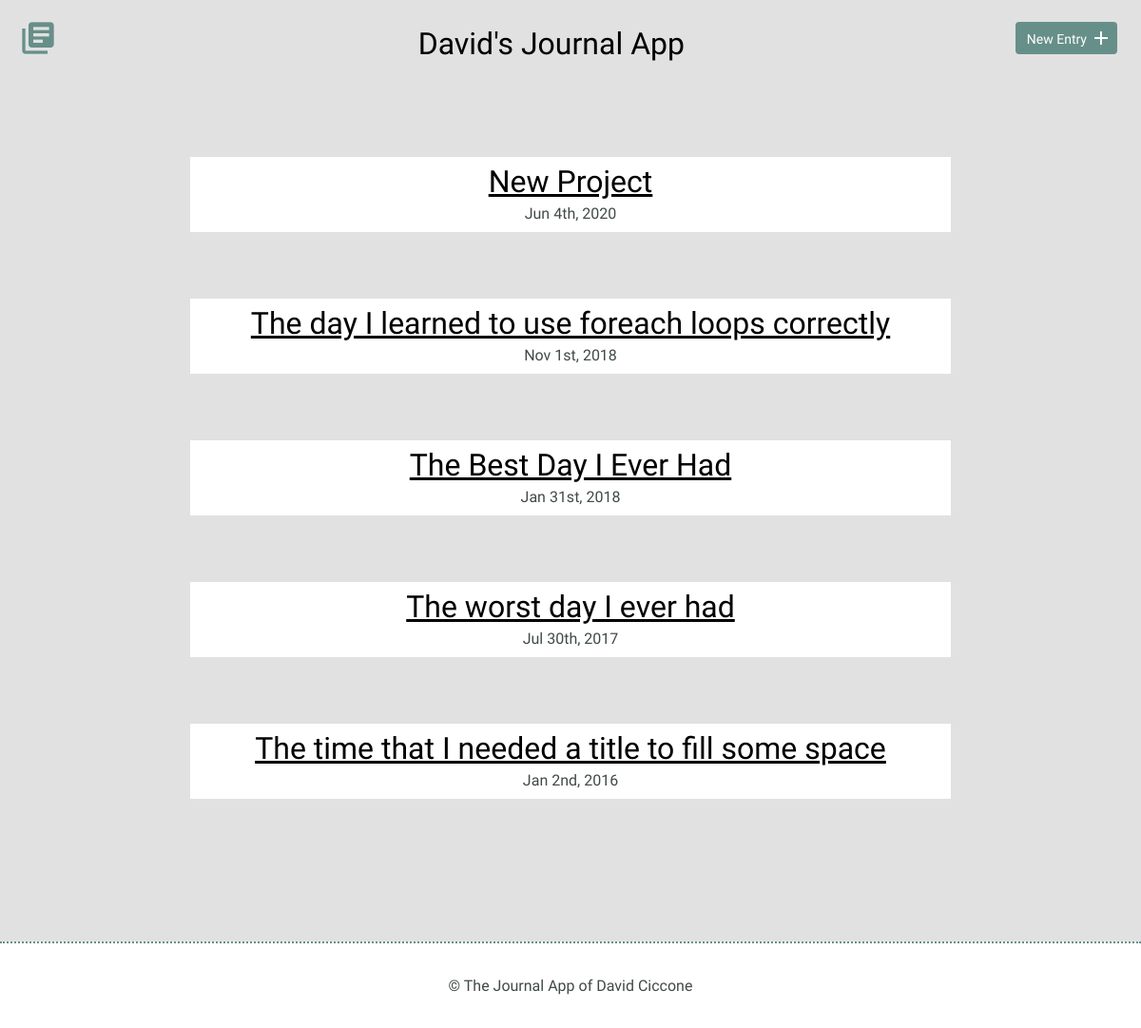
Before: / with the older database file.
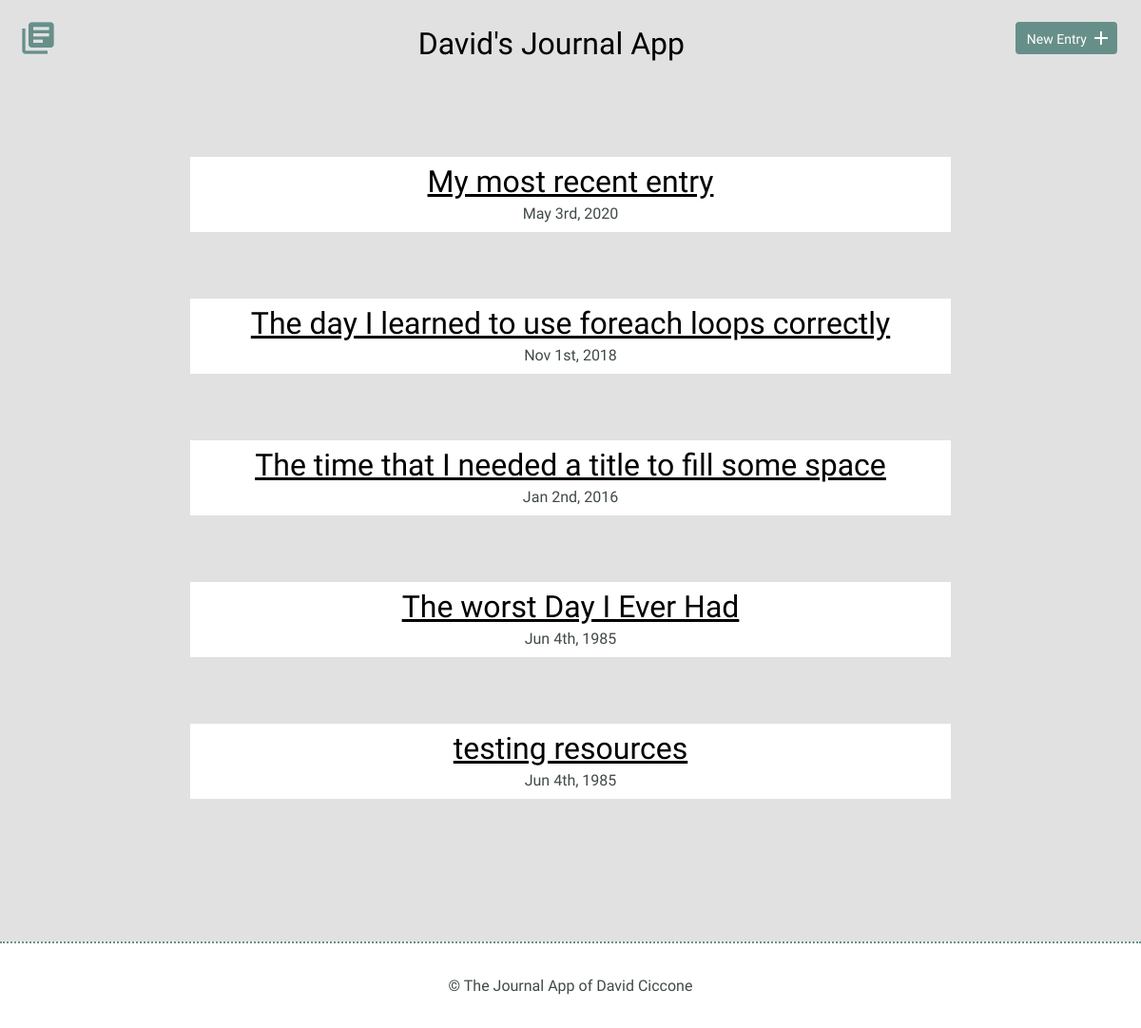
After: the same page with the newer database file.
### tables this page shows
CREATE TABLE "entries" (
	`id`	INTEGER,
	`title`	TEXT,
	`date`	TEXT,
	`time_spent`	INTEGER,
	`learned`	BLOB,
	`resources`	BLOB,
	PRIMARY KEY(`id`)
);

### includes/functions.php (called while the page is built, shortened)
<?php
function getJournalEntries(){
    include 'includes/connection.php';
    try{
        return $db->query('SELECT id, title, date FROM entries ORDER BY date DESC');
    } catch(Exception $e){
        echo "Error!: " . $e->getMessage() . "</br>";
        return false;
    }
};

### index.php (the view, shortened to what this page needs)
<!DOCTYPE html>
<html>
    <head>
        <link rel="stylesheet" href="css/normalize.css">
        <link rel="stylesheet" href="css/site.css">
    </head>
    <body>
       <?php include('includes/header.php');
             include('includes/functions.php');
       ?>
        <section>
            <div class="container">
                <div class="entry-list">
               <?php foreach(getJournalEntries() as $entry){
                   echo '<article><h2>'.
                    '<a href="detail.php?id='. $entry[id] .'">' . $entry[title] . '</a></h2>'.
                    '<time datetime="' . $entry[date] . '">' . date('M jS, Y', strtotime($entry[date])) .'</time>'.
                    '</article>';
               }
               ?>
                </div>
            </div>
        </section>
        <?php include('includes/footer.php'); ?>
    </body>
</html>

### includes/header.php
<?php
echo '<header>
        <div class="container">
            <div class="site-header">
                <a class="logo" href="index.php"><i class="material-icons">library_books</i></a>
                <a class="button icon-right" href="new.php"><span>New Entry</span> <i class="material-icons">add</i></a>
                <h1 class="header-title">&nbsp;&nbsp;&nbsp;&nbsp;David\'s Journal App</h1>
            </div>
        </div>
     </header>';
?>

### includes/footer.php
<?php
echo '<footer>
        <div>
            &copy; The Journal App of David Ciccone
        </div>
    </footer>';
?>

### css/site.css (style rules this page uses)
body { font-size: 16px; color: #404a49; font-family: 'Cousine', serif; font-weight: 400; }
.container { margin: 0 auto; padding: 0 25px; background-color: #e1e1e1; }
header .site-header { margin: 0 auto; height: 95px; }
header .logo i { color: #678f89; margin: 20px 0 0 -5px; float: left; font-size: 40px; }
header .button { float: right; margin: 33px 0 0 0; }
footer { text-align: center; padding: 35px 0; border-top: 2px dotted #678f89; }
article { background-color: #ffffff; padding: 10px; }
article h2 { text-decoration: underline; }
.button { padding: 8px 10px 6px 10px; background: #678f89; border: 2px solid #678f89; border-radius: 4px; text-decoration: none; color: #FFF; position: relative; text-align: center; font-size: 14px; }
.button.icon-right { padding-right: 30px; top: -10px; }
.button.icon-right i { position: absolute; top: 3px; right: 3px; }
h1, h2, h3 { margin: 0; font-weight: 400; line-height: 1em; color: #000; }
h1 { font-size: 44px; margin-bottom: 12px; }
h2 { font-size: 32px; }
h2 a { text-decoration: none; color: #000; }
.entry-list, .edit-entry, .new-entry { max-width: 800px; margin: 0 auto; padding: 70px 0 150px 0; }
.entry-list article { margin-bottom: 70px; text-align: center; }
.entry-list article:last-child { margin-bottom: 0; }
.entry-list article h2 { margin-bottom: 8px; }
.header-title { text-align: center; padding-top: 30px; font-size: 32px; }

Changed rows visible on the page:
removed entries: title "New Project", date "Jun 4th, 2020"
removed entries: title "The worst day I ever had", date "Jul 30th, 2017"
added entries: title "My most recent entry", date "May 3rd, 2020"
changed entries "The time that I needed a title to fill some space": moves up the list
changed entries: title "The Best Day I Ever Had" → "The worst Day I Ever Had"; date "Jan 31st, 2018" → "Jun 4th, 1985"
added entries: title "testing resources", date "Jun 4th, 1985"
